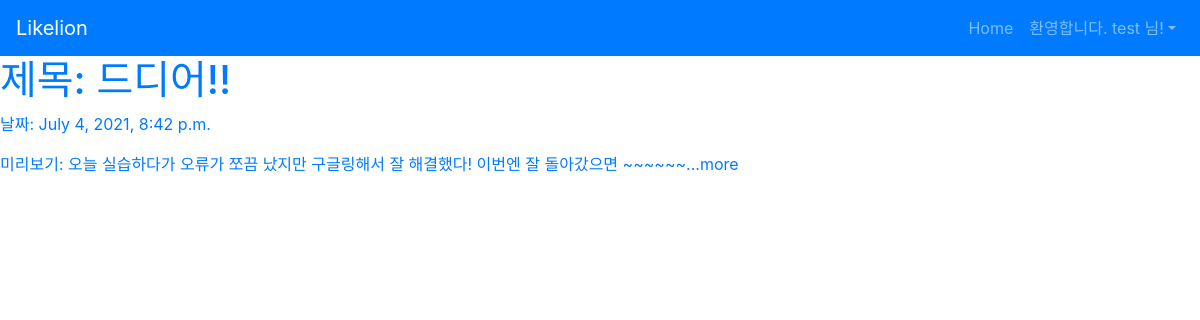
The app's page / (signed in) with its own data.
### crudapp/models.py (models this page shows, shortened)
class crudapp(models.Model):
    title = models.CharField(max_length=200)
    pub_date = models.DateTimeField('data published')
    body = models.TextField()
    def summary(self):
        return self.body[:100]

### crudapp/views.py (the view)
# urls.py: 2. Add a URL to urlpatterns:  path('', views.home, name='home')
def home(request):
    crudapps = crudapp.objects
    return render(request, 'home.html', {'crudapps':crudapps})

### crudapp/templates/home.html
{% extends 'base.html' %}
{% block content %}
<a href="{% url 'postcreate' %}>"새 글 쓰기</a>
{% for crudapp in crudapps.all %}
    <h1>제목: {{crudapp.title}}</h1>
    <p>날짜: {{crudapp.pub_date}}</p>
    <p>미리보기: {{crudapp.summary}}<a href="{% url 'detail' crudapp.id %}">...more</a></p>
{% endfor %}
{% endblock %}

### crudproject/templates/base.html (shortened to what this page needs)
{% load bootstrap4 %}
{% bootstrap_css %}
<nav class="navbar navbar-expand-lg navbar-dark bg-primary">
    <a class="navbar-brand" href="{% url 'home' %}">Likelion</a>
    <div class="collapse navbar-collapse" id="navbarNav">
        <ul class="navbar-nav ml-auto">
            <li class="nav-item">
                <a class="nav-item nav-link" href="{% url 'home' %}">Home</span></a>
            </li>
            {% if user.is_authenticated %}
            <li class="nav-item dropdown">
                <a class="nav-link dropdown-toggle" id="navbarDropdown" role="button" data-toggle="dropdown"
                            aria-haspopup="true" aria-expanded="false">환영합니다. {{ user.username }} 님!</a>
            </li>
            {% endif %}
        </ul>
    </div>
</nav>
{% block content %}
{% endblock %}

### records on screen
crudapp: title "드디어!!", pub_date "July 4, 2021, 8:42 p.m.", summary "오늘 실습하다가 오류가 쪼끔 났지만 구글링해서 잘 해결했다! 이번엔 잘 돌아갔으면 ~~~~~~"

### other values on screen
{{ user.username }} "test"
